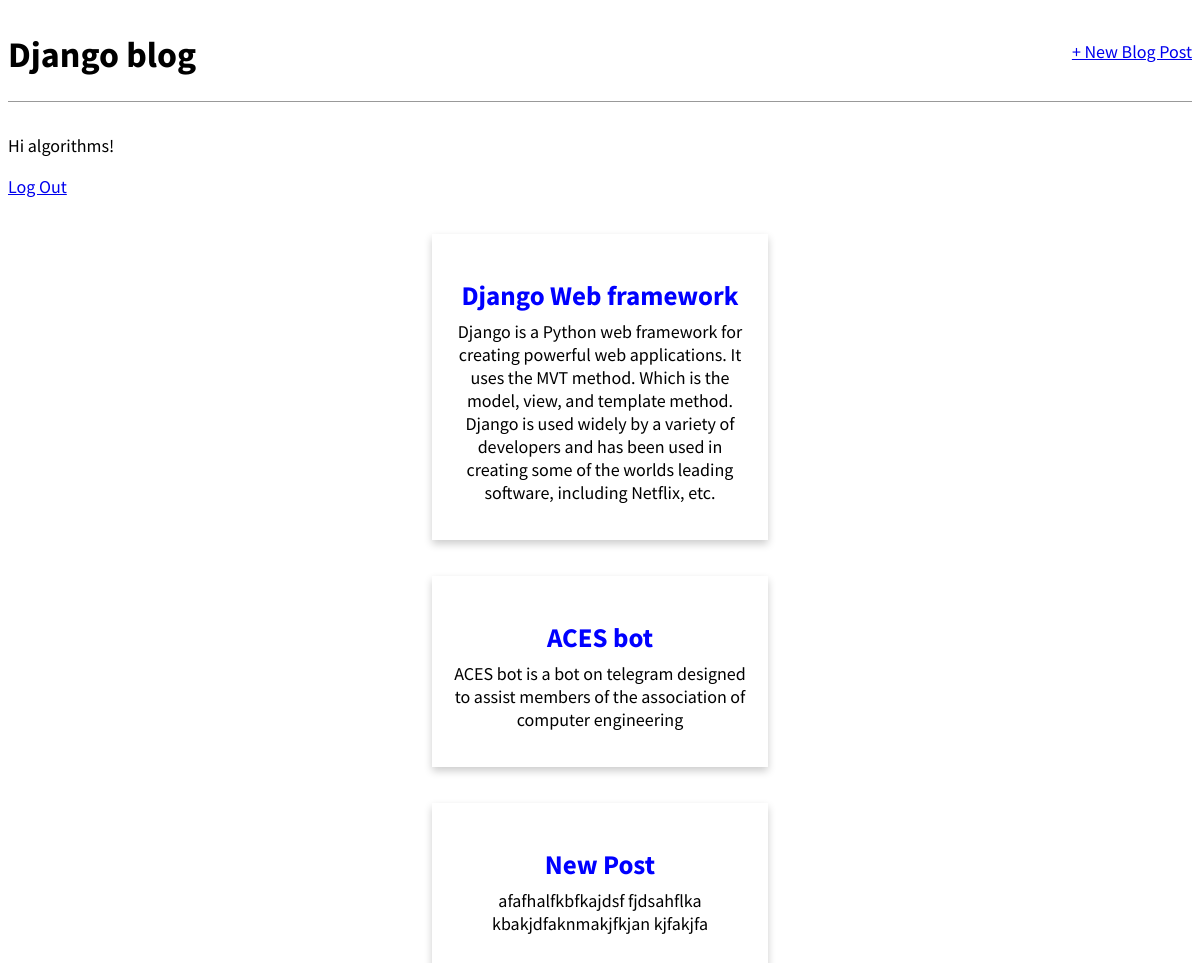
The app's page / (signed in) with its own data.
### blog/models.py (models this page shows, shortened)
class Post(models.Model):
    title = models.CharField(max_length=200)
    author = models.ForeignKey("auth.User", on_delete=models.CASCADE)
    body = models.TextField()

### blog/views.py (the view)
# urls.py: path("", BlogListView.as_view(), name="home"), #home
class BlogListView(ListView):
    model = Post
    template_name = "home.html"

### templates/home.html
{% extends "base.html" %}
{% block content %}
    {% for post in post_list %}
        <div class="post_container">
            <div class="post-entry">
                <h2><a href="{% url 'post_detail' post.pk %}">{{ post.title }}</a></h2>
                <p>{{ post.body }}</p>
            </div>
        </div>
    {% endfor %}
{% endblock content %}

### templates/base.html (shortened to what this page needs)
{% load static %}
<html>
    <head>
        <link rel="stylesheet" href="{% static 'css/base.css' %}">
    </head>
    <body>
        <div>
            <header>
                <div class="nav-left">
                    <h1><a href="{% url 'home' %}">Django blog</a></h1>
                </div>
                <div class="nav-right">
                    <a href="{% url 'post_new' %}"> + New Blog Post</a>
                </div>
            </header>
                {% if user.is_authenticated %}
                    <p>Hi {{ user.username }}!</p>
                    <a href="{% url 'logout' %}">Log Out</a>
                {% else %}
                    <p>You're not logged in</p>
                    <a href="{% url 'login' %}">Log in</a> |
                    <a href="{% url 'signup' %}">Sign Up</a>
                {% endif %}
                {% block content %}
                {% endblock content %}
        </div>
    </body>
</html>

### static/css/base.css (style rules this page uses)
body { font-family: 'Source Sans Pro', sans-serif; font-size: 18px; }
header { display: flex; justify-content: center; border-bottom: 1px solid #999; margin-bottom: 2rem; display: flex; }
header h1 a { color: #000; text-decoration: none; }
.nav-left { margin-right: auto; }
.nav-right { display: flex; padding-top: 2rem; }
.post-entry { padding:2em 1em; width: 300px; box-shadow: 0 4px 8px 0 rgba(0,0,0,0.2); text-align: center; }
.post-entry h2 { margin: 0.5rem 0; }
.post_container { display: flex; justify-content: center; margin: 2em auto; }
.post-entry h2 a, .post-entry h2 a:visited { color: blue; text-decoration: none; }
.post-entry p { margin: 0; font-weight: 400; }

### records on screen
Post: title "Django Web framework", body "Django is a Python web framework for creating powerful web applications. It uses the MVT method. Which is the model, view, and template method. Django is used widely by a variety of developers and has been used in creating some of the worlds leading software, including Netflix, etc."
Post: title "ACES bot", body "ACES bot is a bot on telegram designed to assist members of the association of computer engineering"
Post: title "New Post", body "afafhalfkbfkajdsf fjdsahflka kbakjdfaknmakjfkjan kjfakjfa"

### other values on screen
{{ user.username }} "algorithms"
